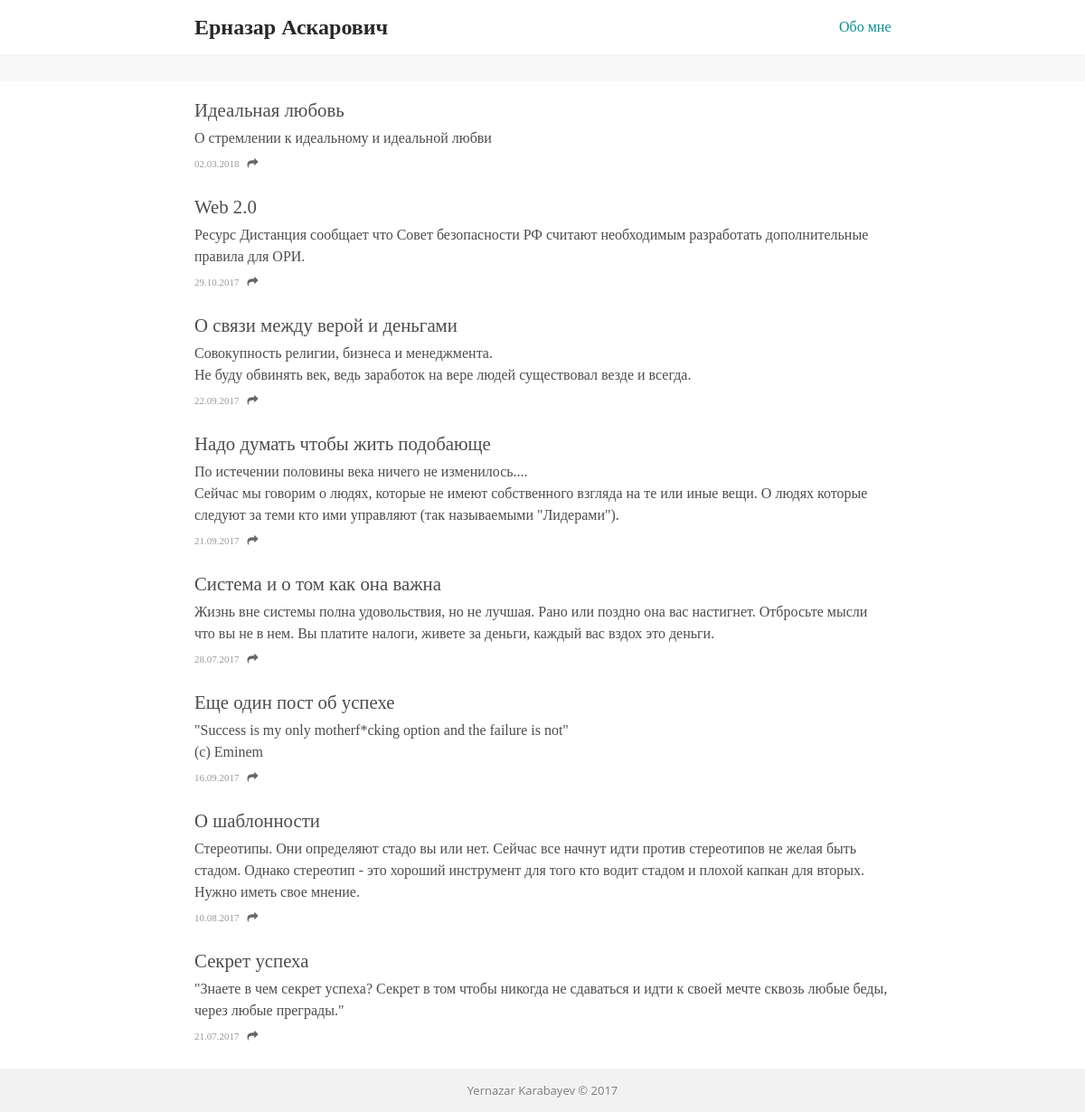
The page / on the database its author committed.
### tables this page shows
CREATE TABLE `blog` (
  `id` int(11) NOT NULL,
  `title` text NOT NULL,
  `description` text NOT NULL,
  `content` text NOT NULL,
  `date` text NOT NULL
);

### index.php (the view, shortened to what this page needs)
<!DOCTYPE html>
<html lang="ru">
<head>
    <link rel="stylesheet" href="/assets/css/main.css">
    <link rel="stylesheet" href="/common/css/fonts.css">
    <link rel="stylesheet" href="/common/css/animate.css">
    <link rel="stylesheet" href="/common/css/font-awesome.min.css">
    <link rel="stylesheet" href="/assets/css/media.css">
</head>
<body>
    <header class="header">
        <div class="container flex">
            <div class="logo--wrapper">
                <h1 class="logo">Ерназар Аскарович</h1>
            </div>
            <nav class="header__links">
                <a href="/about.php" class="header__link">Обо мне</a>
            </nav>
        </div>
    </header>
    <main class="main">
        <div class="social">
        </div>
        <div class="content">
            <div class="feed">
                <div class="container">
                    <?php
                        require 'connect.php';
                        $query = $mysqli->query("SELECT * FROM blog ORDER BY id DESC");
                        while($post = $query->fetch_assoc()){
                            echo
                            '<div class="post">
                                <h3 class="post__title" data-id="'.$post['id'].'">'.$post['title'].'</h3>
                                <pre class="post__content">'.$post['description'].'</pre>
                                <span class="post__date">'.$post['date'].'</span>
                                <div class="post__share" data-id="'.$post['id'].'"><i class="fa fa-share"></i></div>
                            </div>';
                        }
                    ?>
                </div>
            </div>
            <div class="post__view">
                <div class="post__view--back">
                </div>
                <div class="container">
                    <div class="post__share" data-id=""><i class="fa fa-share"></i> Поделиться</div>
                </div>
            </div>
        </div>
    </main>
    <footer class="footer">
        <div class="container">
            <span class="footer__copyright">Yernazar Karabayev &copy; 2017</span>
        </div>
    </footer>
</body>
</html>

### assets/css/main.css (style rules this page uses)
* { text-decoration: none; box-sizing: border-box; -webkit-tap-highlight-color: transparent; }
body { font-family: Gotham Pro; margin: 0; padding: 0; overflow-x: hidden; }
.flex { display: flex; }
.container { max-width: 800px; margin: auto; position: relative; padding: 0 15px; }
.header { box-shadow: 0 1px 5px rgba(0, 0, 0, 0.04); background: #FFF; position: fixed; top: 0; width: 100%; z-index: 99; }
.logo { margin: 0; line-height: 60px; font-size: 1.5em; color: #282828; }
.header__links { flex: 1; text-align: right; line-height: 60px; }
.header__link { font-weight: 300; color: #0b8d91; display: inline-block; transition: color 0.2s, transform 0.2s; will-change: color, transform; }
.main { margin-top: 60px; }
.post { padding-bottom: 20px; }
.post__title { font-size: 1.3em; color: rgba(0, 0, 0, 0.7); margin-bottom: 7px; margin-top: 0; font-weight: 400; cursor: pointer; }
.post__content { line-height: 1.5; color: rgba(0, 0, 0, 0.7); font-family: inherit; white-space: pre-wrap; word-wrap: break-word; font-weight: 200; font-size: 16px; margin: 0; }
.post__date { margin: 10px 0px; display: inline-block; font-size: 11px; font-weight: 300; color: rgba(0, 0, 0, 0.4); }
.post__share { display: inline-block; font-size: 12px; margin-left: 5px; color: rgba(0, 0, 0, 0.6); transition: color 0.2s; will-change: color; cursor: pointer; }
.social { padding: 15px 0; background: #f8f8f8; position: relative; z-index: 2; }
.content { position: relative; }
.feed { background: #FFF; padding-top: 20px; z-index: 1; position: relative; transition: transform 0.5s; }
.post__view { position: absolute; top: 0; width: 100%; height: auto; background: #FFF; z-index: 0; }
.post__view .post__share { font-size: 16px; margin: 20px 0; }
.post__view--back { position: fixed; top: 0; left: 0; padding: 20px 30px; height: 100vh; cursor: pointer; line-height: 100vh; font-size: 35px; color: rgba(0, 0, 0, 0.3); transition: background 0.2s; }
.footer { background: rgba(0, 0, 0, 0.05); padding: 15px 0; text-align: center; font-size: 13px; font-family: Open Sans; font-weight: 500; position: relative; z-index: -2; color: rgba(0, 0, 0, 0.5); text-shadow: 0 1px 1px rgba(255, 255, 255, 0.8); }

### rows shown on the page
blog: title "Идеальная любовь", description "О стремлении к идеальному и идеальной любви", date "02.03.2018"
blog: title "Web 2.0", description "Ресурс Дистанция сообщает что Совет безопасности РФ считают необходимым разработать дополнительные правила для ОРИ.", date "29.10.2017"
blog: title "О связи между верой и деньгами", description "Совокупность религии, бизнеса и менеджмента. Не буду обвинять век, ведь заработок на вере людей существовал везде и всегда.", date "22.09.2017"
blog: title "Надо думать чтобы жить подобающе", description "По истечении половины века ничего не изменилось.... Сейчас мы говорим о людях, которые не имеют собственного взгляда на те или иные вещи. О людях которые следуют за теми кто ими управляют (так называемыми \"Лидерами\").", date "21.09.2017"
blog: title "Система и о том как она важна", description "Жизнь вне системы полна удовольствия, но не лучшая. Рано или поздно она вас настигнет. Отбросьте мысли что вы не в нем. Вы платите налоги, живете за деньги, каждый вас вздох это деньги.", date "28.07.2017"
blog: title "Еще один пост об успехе", description "\"Success is my only motherf*cking option and the failure is not\" (с) Eminem", date "16.09.2017"
blog: title "О шаблонности", description "Стереотипы. Они определяют стадо вы или нет. Сейчас все начнут идти против стереотипов не желая быть стадом. Однако стереотип - это хороший инструмент для того кто водит стадом и плохой капкан для вторых. Нужно иметь свое мнение.", date "10.08.2017"
blog: title "Секрет успеха", description "\"Знаете в чем секрет успеха? Секрет в том чтобы никогда не сдаваться и идти к своей мечте сквозь любые беды, через любые преграды.\"", date "21.07.2017"
